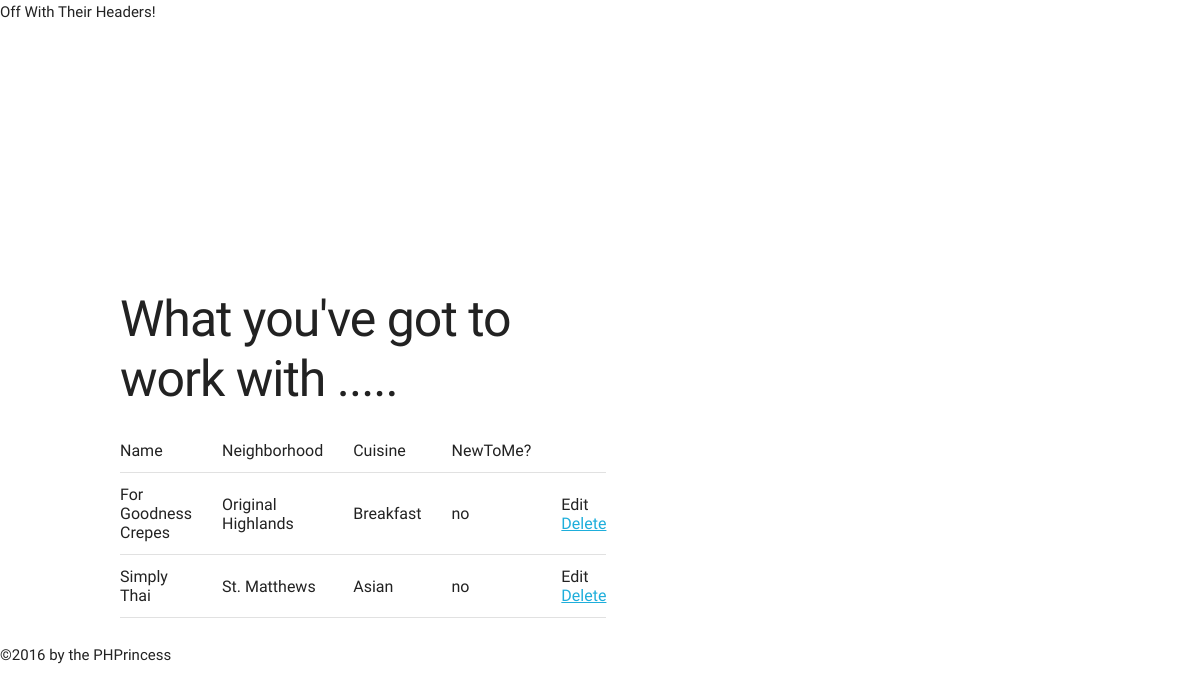
Page /directory.php on the earlier database version.
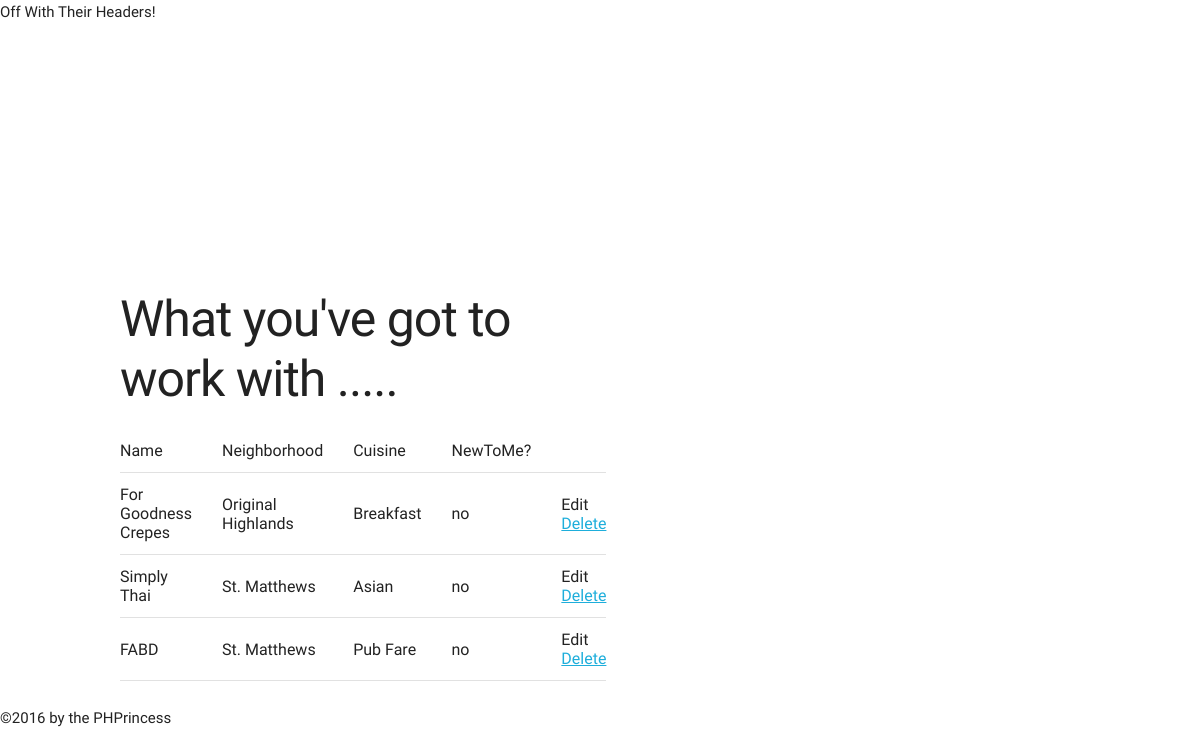
Same page on the later database version.
### tables this page shows
CREATE TABLE `restaurants` (
  `rest_id` bigint(20) UNSIGNED NOT NULL,
  `rest_name` varchar(40) NOT NULL,
  `neighborhood_id` int(3) DEFAULT '14',
  `cuisine_id` int(3) DEFAULT '11',
  `new_to_me` enum('yes','no') DEFAULT 'no'
);

CREATE TABLE `neighborhood` (
  `neighborhood_id` bigint(20) UNSIGNED NOT NULL,
  `neighborhood_name` varchar(30) NOT NULL
);

CREATE TABLE `cuisine` (
  `cuisine_id` bigint(20) UNSIGNED NOT NULL,
  `cuisine` varchar(25) NOT NULL
);

### directory.php (the view, shortened to what this page needs)
<?php
include("inc/header.php");
include("inc/connection.php");
?>
<h1>What you've got to work with .....</h1>
<?php
$fullListing = $db->query('SELECT * FROM restaurants
	INNER JOIN neighborhood ON restaurants.neighborhood_id = neighborhood.neighborhood_id
	INNER JOIN cuisine ON restaurants.cuisine_id = cuisine.cuisine_id'
	);
echo "<table>";
echo "<thead><tr><td>Name</td><td>Neighborhood</td><td>Cuisine</td><td>NewToMe?</td><td></td></tr></thead>";
echo "<tbody>";
	while ($dir = $fullListing->fetch())
	{
		echo "<tr><td>" . $dir['rest_name'] . "</td><td>" . $dir['neighborhood_name'] . "</td><td>" . $dir['cuisine'] . "</td><td>" . $dir['new_to_me'] . "</td><td>Edit <a href='delete.php'>Delete</td></tr>";
	}
	echo "</tbody>";
	echo "</table>";
?>
<?php
include("inc/footer.php");
?>

### inc/header.php (shortened to what this page needs)
<html>
<head>
  <link rel="stylesheet" href="css/normalize.css">
  <link rel="stylesheet" href="css/skeleton.css">
</head>
<body>
	<p>Off With Their Headers!</p>
	<div class="container">
		<div class="row">
			<div class="one-half column" style="margin-top:25%">

### inc/footer.php
			</div>
		</div>
	</div>
		<div class="footer">
			<p>&copy;<?php echo date("Y"); ?> by the PHPrincess</p>
		</div>
</body>
</html>

### css/skeleton.css (style rules this page uses)
.container { position: relative; width: 100%; max-width: 960px; margin: 0 auto; padding: 0 20px; box-sizing: border-box; }
.column, .columns { width: 100%; float: left; box-sizing: border-box; }
@media (min-width: 400px) { .container { width: 85%; padding: 0; } }
@media (min-width: 550px) { .container { width: 80%; } }
@media (min-width: 550px) { .column, .columns { margin-left: 4%; } }
@media (min-width: 550px) { .column:first-child, .columns:first-child { margin-left: 0; } }
@media (min-width: 550px) { .one-half.column { width: 48%; } }
html { font-size: 62.5%; }
body { font-size: 1.5em; line-height: 1.6; font-weight: 400; font-family: "Raleway", "HelveticaNeue", "Helvetica Neue", Helvetica, Arial, sans-serif; color: #222; }
h1, h2, h3, h4, h5, h6 { margin-top: 0; margin-bottom: 2rem; font-weight: 300; }
h1 { font-size: 4.0rem; line-height: 1.2; letter-spacing: -.1rem; }
@media (min-width: 550px) { h1 { font-size: 5.0rem; } }
p { margin-top: 0; }
a { color: #1EAEDB; }
th, td { padding: 12px 15px; text-align: left; border-bottom: 1px solid #E1E1E1; }
th:first-child, td:first-child { padding-left: 0; }
th:last-child, td:last-child { padding-right: 0; }
pre, blockquote, dl, figure, table, p, ul, ol, form { margin-bottom: 2.5rem; }
.container:after, .row:after, .u-cf { content: ""; display: table; clear: both; }

Differences in the rows shown:
added restaurants: rest_name "FABD", neighborhood.neighborhood_name "St. Matthews", cuisine.cuisine "Pub Fare", new_to_me "no"
